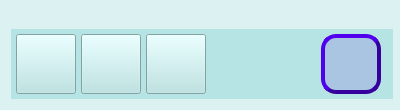
     <widget class="QWidget" name="leviWidget" native="true">
      <property name="minimumSize">
       <size>
        <width>400</width>
        <height>0</height>
       </size>
      </property>
      <property name="maximumSize">
       <size>
        <width>400</width>
        <height>16777215</height>
       </size>
      </property>
      <property name="styleSheet">
       <string notr="true">background-color: rgb(220, 242, 242);</string>
      </property>
      <layout class="QVBoxLayout" name="verticalLayout">
       <item>
        <widget class="QWidget" name="artikalWidget" native="true">
         <widget class="QFrame" name="artikliFrame">
          <property name="geometry">
           <rect>
            <x>0</x>
            <y>9</y>
            <width>381</width>
            <height>171</height>
           </rect>
          </property>
          <property name="sizePolicy">
           <sizepolicy hsizetype="Preferred" vsizetype="Preferred">
            <horstretch>0</horstretch>
            <verstretch>0</verstretch>
           </sizepolicy>
          </property>
          <property name="styleSheet">
           <string notr="true">alternate-background-color: rgb(182, 227, 227);</string>
          </property>
          <property name="frameShape">
           <enum>QFrame::StyledPanel</enum>
          </property>
          <property name="frameShadow">
           <enum>QFrame::Raised</enum>
          </property>
          <widget class="QLineEdit" name="nazivEdit">
           <property name="enabled">
            <bool>false</bool>
           </property>
           <property name="geometry">
            <rect>
             <x>0</x>
             <y>10</y>
             <width>371</width>
             <height>24</height>
            </rect>
           </property>
           <property name="font">
            <font>
             <pointsize>12</pointsize>
             <bold>true</bold>
            </font>
           </property>
           <property name="readOnly">
            <bool>true</bool>
           </property>
          </widget>
          <widget class="QLineEdit" name="sifraEdit">
           <property name="geometry">
            <rect>
             <x>0</x>
             <y>50</y>
             <width>151</width>
             <height>24</height>
            </rect>
           </property>
           <property name="font">
            <font>
             <pointsize>12</pointsize>
             <bold>true</bold>
            </font>
           </property>
           <property name="toolTip">
            <string>Pretraga po šifri, nazivu ili barkodu</string>
           </property>
           <property name="statusTip">
            <string>Pretraga po šifri, nazivu ili barkodu</string>
           </property>
           <property name="styleSheet">
            <string notr="true"/>
           </property>
          </widget>
          <widget class="QPushButton" name="btnReset">
           <property name="geometry">
            <rect>
             <x>170</x>
             <y>43</y>
             <width>34</width>
             <height>34</height>
            </rect>
           </property>
           <property name="sizePolicy">
            <sizepolicy hsizetype="Fixed" vsizetype="Fixed">
             <horstretch>0</horstretch>
             <verstretch>0</verstretch>
            </sizepolicy>
           </property>
           <property name="minimumSize">
            <size>
             <width>34</width>
             <height>34</height>
            </size>
           </property>
           <property name="maximumSize">
            <size>
             <width>34</width>
             <height>34</height>
            </size>
           </property>
           <property name="toolTip">
            <string>Pogrešan artikl, resetuj pretragu.</string>
           </property>
           <property name="statusTip">
            <string>Pogrešan artikl, resetuj pretragu.</string>
           </property>
           <property name="styleSheet">
            <string notr="true">border-style:outset;
background-color: rgb(255, 255, 255);
	border-width:2px;
	border-radius:10px;
	border-color:black;
	padding:10px;</string>
           </property>
           <property name="icon">
            <iconset>
             <normaloff>../resources/reset.png</normaloff>../resources/reset.png</iconset>
           </property>
           <property name="iconSize">
            <size>
             <width>24</width>
             <height>24</height>
            </size>
           </property>
          </widget>
          <widget class="QLineEdit" name="jmEdit">
           <property name="enabled">
            <bool>false</bool>
           </property>
           <property name="geometry">
            <rect>
             <x>260</x>
             <y>50</y>
             <width>113</width>
             <height>24</height>
            </rect>
           </property>
           <property name="sizePolicy">
            <sizepolicy hsizetype="Fixed" vsizetype="Fixed">
             <horstretch>0</horstretch>
             <verstretch>0</verstretch>
            </sizepolicy>
           </property>
           <property name="font">
            <font>
             <pointsize>12</pointsize>
            </font>
           </property>
           <property name="readOnly">
            <bool>true</bool>
           </property>
          </widget>
          <widget class="QLineEdit" name="kolicinaEdit">
           <property name="geometry">
            <rect>
             <x>0</x>
             <y>90</y>
             <width>151</width>
             <height>24</height>
            </rect>
           </property>
           <property name="font">
            <font>
             <pointsize>12</pointsize>
             <bold>true</bold>
            </font>
           </property>
           <property name="statusTip">
            <string>Količina koju kupac kupuje. Ako je jedinica mere &quot;kom&quot; moguće je uneti samo celobronu vrednost</string>
           </property>
          </widget>
          <widget class="QLineEdit" name="zalihaEdit">
           <property name="enabled">
            <bool>false</bool>
           </property>
           <property name="geometry">
            <rect>
             <x>260</x>
             <y>90</y>
             <width>113</width>
             <height>24</height>
            </rect>
           </property>
           <property name="sizePolicy">
            <sizepolicy hsizetype="Fixed" vsizetype="Fixed">
             <horstretch>0</horstretch>
             <verstretch>0</verstretch>
            </sizepolicy>
           </property>
           <property name="font">
            <font>
             <pointsize>12</pointsize>
            </font>
           </property>
           <property name="statusTip">
            <string>Trenutno stanje na zalihama.</string>
           </property>
           <property name="readOnly">
            <bool>true</bool>
           </property>
          </widget>
          <widget class="QLineEdit" name="cenaEdit">
           <property name="enabled">
            <bool>false</bool>
           </property>
           <property name="geometry">
            <rect>
             <x>0</x>
             <y>130</y>
             <width>151</width>
             <height>24</height>
            </rect>
           </property>
           <property name="sizePolicy">
            <sizepolicy hsizetype="Fixed" vsizetype="Fixed">
             <horstretch>0</horstretch>
             <verstretch>0</verstretch>
            </sizepolicy>
           </property>
           <property name="font">
            <font>
             <pointsize>12</pointsize>
             <bold>true</bold>
            </font>
           </property>
           <property name="statusTip">
            <string>Cena izabranog artikla</string>
           </property>
           <property name="readOnly">
            <bool>true</bool>
           </property>
          </widget>
         </widget>
        </widget>
       </item>
       <item>
        <widget class="QWidget" name="popustWidget" native="true">
         <property name="sizePolicy">
          <sizepolicy hsizetype="Expanding" vsizetype="Preferred">
           <horstretch>0</horstretch>
           <verstretch>0</verstretch>
          </sizepolicy>
         </property>
         <widget class="QFrame" name="popustFrame">
          <property name="geometry">
           <rect>
            <x>0</x>
            <y>0</y>
            <width>381</width>
            <height>121</height>
           </rect>
          </property>
          <property name="styleSheet">
           <string notr="true">border-bottom-color: rgb(107, 134, 134);</string>
          </property>
          <property name="frameShape">
           <enum>QFrame::StyledPanel</enum>
          </property>
          <property name="frameShadow">
           <enum>QFrame::Raised</enum>
          </property>
          <widget class="QLabel" name="label">
           <property name="geometry">
            <rect>
             <x>0</x>
             <y>10</y>
             <width>81</width>
             <height>21</height>
            </rect>
           </property>
           <property name="font">
            <font>
             <pointsize>12</pointsize>
            </font>
           </property>
           <property name="text">
            <string>Popust u %</string>
           </property>
          </widget>
          <widget class="QLineEdit" name="procPopEdit">
           <property name="geometry">
            <rect>
             <x>90</x>
             <y>10</y>
             <width>101</width>
             <height>24</height>
            </rect>
           </property>
           <property name="sizePolicy">
            <sizepolicy hsizetype="Fixed" vsizetype="Fixed">
             <horstretch>0</horstretch>
             <verstretch>0</verstretch>
            </sizepolicy>
           </property>
           <property name="font">
            <font>
             <pointsize>12</pointsize>
            </font>
           </property>
           <property name="statusTip">
            <string>Popust u procentima koji se daje kupcu.</string>
           </property>
          </widget>
          <widget class="QLineEdit" name="popustEdit">
           <property name="enabled">
            <bool>false</bool>
           </property>
           <property name="geometry">
            <rect>
             <x>230</x>
             <y>10</y>
             <width>141</width>
             <height>24</height>
            </rect>
           </property>
           <property name="font">
            <font>
             <pointsize>12</pointsize>
             <bold>true</bold>
            </font>
           </property>
           <property name="statusTip">
            <string>Vrednost popusta za izabrani artikal.</string>
           </property>
           <property name="readOnly">
            <bool>true</bool>
           </property>
          </widget>
          <widget class="QLabel" name="label_2">
           <property name="geometry">
            <rect>
             <x>0</x>
             <y>50</y>
             <width>191</width>
             <height>21</height>
            </rect>
           </property>
           <property name="font">
            <font>
             <pointsize>12</pointsize>
            </font>
           </property>
           <property name="text">
            <string>Iznos sa popustom</string>
           </property>
          </widget>
          <widget class="QLineEdit" name="iznosEdit">
           <property name="geometry">
            <rect>
             <x>230</x>
             <y>50</y>
             <width>141</width>
             <height>24</height>
            </rect>
           </property>
           <property name="sizePolicy">
            <sizepolicy hsizetype="Fixed" vsizetype="Fixed">
             <horstretch>0</horstretch>
             <verstretch>0</verstretch>
            </sizepolicy>
           </property>
           <property name="font">
            <font>
             <pointsize>12</pointsize>
            </font>
           </property>
           <property name="statusTip">
            <string>Iznos sa popustom.</string>
           </property>
          </widget>
          <widget class="QLineEdit" name="popCeoRnEdit">
           <property name="geometry">
            <rect>
             <x>230</x>
             <y>90</y>
             <width>141</width>
             <height>24</height>
            </rect>
           </property>
           <property name="sizePolicy">
            <sizepolicy hsizetype="Fixed" vsizetype="Fixed">
             <horstretch>0</horstretch>
             <verstretch>0</verstretch>
            </sizepolicy>
           </property>
           <property name="font">
            <font>
             <pointsize>12</pointsize>
            </font>
           </property>
           <property name="statusTip">
            <string>Popust u procentima na ceo račun. Kada se unese ova vrsta popusta svi ranije uneti popusti po ovom računu prestaju da važe i za svaku stavku računa se samo procenat popusta unet u ovom polju.</string>
           </property>
          </widget>
          <widget class="QLabel" name="label_3">
           <property name="geometry">
            <rect>
             <x>0</x>
             <y>90</y>
             <width>191</width>
             <height>21</height>
            </rect>
           </property>
           <property name="font">
            <font>
             <pointsize>12</pointsize>
            </font>
           </property>
           <property name="text">
            <string>Popust na ceo račun sa %</string>
           </property>
          </widget>
         </widget>
         <widget class="QFrame" name="korpaFrame">
          <property name="geometry">
           <rect>
            <x>0</x>
            <y>120</y>
            <width>381</width>
            <height>51</height>
           </rect>
          </property>
          <property name="frameShape">
           <enum>QFrame::StyledPanel</enum>
          </property>
          <property name="frameShadow">
           <enum>QFrame::Raised</enum>
          </property>
          <widget class="QPushButton" name="btnKorpa">
           <property name="geometry">
            <rect>
             <x>90</x>
             <y>3</y>
             <width>181</width>
             <height>42</height>
            </rect>
           </property>
           <property name="font">
            <font>
             <pointsize>12</pointsize>
             <bold>true</bold>
            </font>
           </property>
           <property name="statusTip">
            <string>Dodaj artikal u tabelu</string>
           </property>
           <property name="styleSheet">
            <string notr="true">QPushButton#btnKorpa {
	border-style:outset;
	background-color: rgb(107, 134, 134);
	color: white; /* Bela boja teksta */
	border-width:2px;
	border-radius:10px;
	border-color:black;
	padding:10px;
}
QPushButton#btnKorpa:hover {
   	background-color: rgb(127, 175, 176);
	color: #0523a8;
	font-size: 18px; /* Veličina fonta */
}
QPushButton#btnKorpa:pressed {
    background-color:#CEE5FD; /* Plava */
	color: white; /* Bela boja teksta */
}</string>
           </property>
           <property name="text">
            <string>     U Korpu</string>
           </property>
           <property name="icon">
            <iconset>
             <normaloff>../resources/basket1.png</normaloff>../resources/basket1.png</iconset>
           </property>
           <property name="iconSize">
            <size>
             <width>24</width>
             <height>24</height>
            </size>
           </property>
           <property name="shortcut">
            <string>+</string>
           </property>
          </widget>
         </widget>
        </widget>
       </item>
       <item>
        <widget class="QWidget" name="naplataWidget" native="true">
         <property name="sizePolicy">
          <sizepolicy hsizetype="Expanding" vsizetype="Preferred">
           <horstretch>0</horstretch>
           <verstretch>0</verstretch>
          </sizepolicy>
         </property>
         <widget class="QFrame" name="naplataFrame">
          <property name="geometry">
           <rect>
            <x>0</x>
            <y>0</y>
            <width>381</width>
            <height>181</height>
           </rect>
          </property>
          <property name="sizePolicy">
           <sizepolicy hsizetype="Preferred" vsizetype="Preferred">
            <horstretch>0</horstretch>
            <verstretch>0</verstretch>
           </sizepolicy>
          </property>
          <property name="frameShape">
           <enum>QFrame::StyledPanel</enum>
          </property>
          <property name="frameShadow">
           <enum>QFrame::Raised</enum>
          </property>
          <widget class="QLineEdit" name="gotovinaEdit">
           <property name="geometry">
            <rect>
             <x>140</x>
             <y>10</y>
             <width>111</width>
             <height>24</height>
            </rect>
           </property>
           <property name="sizePolicy">
            <sizepolicy hsizetype="Fixed" vsizetype="Fixed">
             <horstretch>0</horstretch>
             <verstretch>0</verstretch>
            </sizepolicy>
           </property>
           <property name="font">
            <font>
             <pointsize>12</pointsize>
             <bold>true</bold>
            </font>
           </property>
           <property name="statusTip">
            <string>Deo iznosa ili ceo iznos računa koji kupac plaća gotovinom.</string>
           </property>
          </widget>
          <widget class="QLabel" name="label_4">
           <property name="geometry">
            <rect>
             <x>10</x>
             <y>10</y>
             <width>121</width>
             <height>21</height>
            </rect>
           </property>
           <property name="font">
            <font>
             <pointsize>12</pointsize>
            </font>
           </property>
           <property name="text">
            <string>Gotovina</string>
           </property>
          </widget>
          <widget class="QLineEdit" name="karticaEdit">
           <property name="geometry">
            <rect>
             <x>140</x>
             <y>40</y>
             <width>111</width>
             <height>24</height>
            </rect>
           </property>
           <property name="sizePolicy">
            <sizepolicy hsizetype="Fixed" vsizetype="Fixed">
             <horstretch>0</horstretch>
             <verstretch>0</verstretch>
            </sizepolicy>
           </property>
           <property name="font">
            <font>
             <pointsize>12</pointsize>
             <bold>true</bold>
            </font>
           </property>
           <property name="statusTip">
            <string>Deo iznosa ili ceo iznos računa koji kupac plaća karticom.</string>
           </property>
          </widget>
          <widget class="QLabel" name="label_5">
           <property name="geometry">
            <rect>
             <x>10</x>
             <y>40</y>
             <width>121</width>
             <height>21</height>
            </rect>
           </property>
           <property name="font">
            <font>
             <pointsize>12</pointsize>
            </font>
           </property>
           <property name="text">
            <string>Kartica</string>
           </property>
          </widget>
          <widget class="QLineEdit" name="cekEdit">
           <property name="geometry">
            <rect>
             <x>140</x>
             <y>70</y>
             <width>111</width>
             <height>24</height>
            </rect>
           </property>
           <property name="sizePolicy">
            <sizepolicy hsizetype="Fixed" vsizetype="Fixed">
             <horstretch>0</horstretch>
             <verstretch>0</verstretch>
            </sizepolicy>
           </property>
           <property name="font">
            <font>
             <pointsize>12</pointsize>
             <bold>true</bold>
            </font>
           </property>
           <property name="statusTip">
            <string>Deo iznosa ili ceo iznos računa koji kupac plaća čekom ili čekovima.</string>
           </property>
          </widget>
          <widget class="QLabel" name="label_6">
           <property name="geometry">
            <rect>
             <x>10</x>
             <y>70</y>
             <width>121</width>
             <height>21</height>
            </rect>
           </property>
           <property name="font">
            <font>
             <pointsize>12</pointsize>
            </font>
           </property>
           <property name="text">
            <string>Ček</string>
           </property>
          </widget>
          <widget class="QLineEdit" name="racunEdit">
           <property name="geometry">
            <rect>
             <x>140</x>
             <y>100</y>
             <width>111</width>
             <height>24</height>
            </rect>
           </property>
           <property name="sizePolicy">
            <sizepolicy hsizetype="Fixed" vsizetype="Fixed">
             <horstretch>0</horstretch>
             <verstretch>0</verstretch>
            </sizepolicy>
           </property>
           <property name="font">
            <font>
             <pointsize>12</pointsize>
             <bold>true</bold>
            </font>
           </property>
           <property name="statusTip">
            <string>Deo iznosa ili ceo iznos računa koji kupac plaća prenosom na račun. Potrebno je uneti identifikaciju kupca u polje &quot;Kupac&quot; klikom na dugme izaberi kupca.</string>
           </property>
          </widget>
          <widget class="QLabel" name="label_7">
           <property name="geometry">
            <rect>
             <x>10</x>
             <y>100</y>
             <width>121</width>
             <height>21</height>
            </rect>
           </property>
           <property name="font">
            <font>
             <pointsize>12</pointsize>
            </font>
           </property>
           <property name="text">
            <string>Prenos na račun</string>
           </property>
          </widget>
          <widget class="QLineEdit" name="kupacEdit">
           <property name="enabled">
            <bool>false</bool>
           </property>
           <property name="geometry">
            <rect>
             <x>140</x>
             <y>150</y>
             <width>191</width>
             <height>21</height>
            </rect>
           </property>
           <property name="sizePolicy">
            <sizepolicy hsizetype="Fixed" vsizetype="Fixed">
             <horstretch>0</horstretch>
             <verstretch>0</verstretch>
            </sizepolicy>
           </property>
           <property name="font">
            <font>
             <pointsize>12</pointsize>
            </font>
           </property>
           <property name="readOnly">
            <bool>true</bool>
           </property>
          </widget>
          <widget class="QLabel" name="label_8">
           <property name="geometry">
            <rect>
             <x>10</x>
             <y>150</y>
             <width>81</width>
             <height>21</height>
            </rect>
           </property>
           <property name="font">
            <font>
             <pointsize>12</pointsize>
            </font>
           </property>
           <property name="text">
            <string>Kupac</string>
           </property>
          </widget>
          <widget class="QPushButton" name="btnStampa">
           <property name="geometry">
            <rect>
             <x>270</x>
             <y>30</y>
             <width>90</width>
             <height>90</height>
            </rect>
           </property>
           <property name="font">
            <font>
             <pointsize>12</pointsize>
             <bold>true</bold>
            </font>
           </property>
           <property name="statusTip">
            <string>Kada su svi potrebni parametri za štampu fiskalnog računa ispunjeni na ovo dugme štampate fiskalni račun za kupca. Štampa je moguća samo ako je zbir svih vrsta plaćanja jednak ili veći ukupnom iznosu računa.</string>
           </property>
           <property name="styleSheet">
            <string notr="true">QPushButton#btnStampa {
	background-color: #b30b00;
	color: rgb(255, 255, 255);
    border-style:outset;
	border-width:2px;
	border-radius:10px;
	border-color:black;
	padding:10px;
}
QPushButton#btnStampa:hover {
    background-color: #e60c00; 
}
QPushButton#btnStampa:pressed {
    background-color:#ab0900; 
}</string>
           </property>
           <property name="text">
            <string>Štampa
fiskalnog
računa</string>
           </property>
           <property name="iconSize">
            <size>
             <width>48</width>
             <height>48</height>
            </size>
           </property>
           <property name="shortcut">
            <string>F9</string>
           </property>
          </widget>
          <widget class="QLineEdit" name="tipEdit">
           <property name="enabled">
            <bool>false</bool>
           </property>
           <property name="geometry">
            <rect>
             <x>100</x>
             <y>150</y>
             <width>31</width>
             <height>21</height>
            </rect>
           </property>
           <property name="font">
            <font>
             <pointsize>12</pointsize>
            </font>
           </property>
           <property name="readOnly">
            <bool>true</bool>
           </property>
          </widget>
          <widget class="QPushButton" name="brisiKupcaBtn">
           <property name="geometry">
            <rect>
             <x>330</x>
             <y>150</y>
             <width>31</width>
             <height>24</height>
            </rect>
           </property>
           <property name="toolTip">
            <string>Briši izabranog kupca</string>
           </property>
           <property name="statusTip">
            <string>Briši izabranog kupca</string>
           </property>
           <property name="styleSheet">
            <string notr="true"/>
           </property>
           <property name="text">
            <string/>
           </property>
           <property name="icon">
            <iconset>
             <normaloff>../resources/cancel.png</normaloff>../resources/cancel.png</iconset>
           </property>
           <property name="iconSize">
            <size>
             <width>24</width>
             <height>24</height>
            </size>
           </property>
          </widget>
         </widget>
        </widget>
       </item>
       <item>
        <widget class="QWidget" name="kupciWidget" native="true">
         <property name="minimumSize">
          <size>
           <width>382</width>
           <height>70</height>
          </size>
         </property>
         <property name="maximumSize">
          <size>
           <width>382</width>
           <height>70</height>
          </size>
         </property>
         <property name="styleSheet">
          <string notr="true">background-color: rgb(182, 227, 227);
border-color: rgb(35, 35, 35);</string>
         </property>
         <widget class="QPushButton" name="btnKupac1">
          <property name="geometry">
           <rect>
            <x>5</x>
            <y>5</y>
            <width>60</width>
            <height>60</height>
           </rect>
          </property>
          <property name="minimumSize">
           <size>
            <width>60</width>
            <height>60</height>
           </size>
          </property>
          <property name="maximumSize">
           <size>
            <width>60</width>
            <height>60</height>
           </size>
          </property>
          <property name="toolTip">
           <string>Kupac 1</string>
          </property>
          <property name="statusTip">
           <string>Kupac broj 1.</string>
          </property>
          <property name="styleSheet">
           <string notr="true"/>
          </property>
          <property name="text">
           <string/>
          </property>
          <property name="icon">
           <iconset>
            <normaloff>../resources/kupac.png</normaloff>../resources/kupac.png</iconset>
          </property>
          <property name="iconSize">
           <size>
            <width>48</width>
            <height>89</height>
           </size>
          </property>
         </widget>
         <widget class="QPushButton" name="btnKupac2">
          <property name="geometry">
           <rect>
            <x>70</x>
            <y>5</y>
            <width>60</width>
            <height>60</height>
           </rect>
          </property>
          <property name="minimumSize">
           <size>
            <width>60</width>
            <height>60</height>
           </size>
          </property>
          <property name="maximumSize">
           <size>
            <width>60</width>
            <height>60</height>
           </size>
          </property>
          <property name="toolTip">
           <string>Kupac 2</string>
          </property>
          <property name="statusTip">
           <string>Kupac broj 2.</string>
          </property>
          <property name="styleSheet">
           <string notr="true"/>
          </property>
          <property name="text">
           <string/>
          </property>
          <property name="icon">
           <iconset>
            <normaloff>../resources/kupac.png</normaloff>../resources/kupac.png</iconset>
          </property>
          <property name="iconSize">
           <size>
            <width>48</width>
            <height>48</height>
           </size>
          </property>
         </widget>
         <widget class="QPushButton" name="btnKupac3">
          <property name="geometry">
           <rect>
            <x>135</x>
            <y>5</y>
            <width>60</width>
            <height>60</height>
           </rect>
          </property>
          <property name="minimumSize">
           <size>
            <width>60</width>
            <height>60</height>
           </size>
          </property>
          <property name="maximumSize">
           <size>
            <width>60</width>
            <height>60</height>
           </size>
          </property>
          <property name="toolTip">
           <string>Kupac 3</string>
          </property>
          <property name="statusTip">
           <string>Kupac broj 3.</string>
          </property>
          <property name="styleSheet">
           <string notr="true"/>
          </property>
          <property name="text">
           <string/>
          </property>
          <property name="icon">
           <iconset>
            <normaloff>../resources/kupac.png</normaloff>../resources/kupac.png</iconset>
          </property>
          <property name="iconSize">
           <size>
            <width>48</width>
            <height>48</height>
           </size>
          </property>
         </widget>
         <widget class="QPushButton" name="btnIzaberiKupca">
          <property name="geometry">
           <rect>
            <x>310</x>
            <y>5</y>
            <width>60</width>
            <height>60</height>
           </rect>
          </property>
          <property name="minimumSize">
           <size>
            <width>60</width>
            <height>60</height>
           </size>
          </property>
          <property name="maximumSize">
           <size>
            <width>60</width>
            <height>60</height>
           </size>
          </property>
          <property name="toolTip">
           <string>Izaberi kupca</string>
          </property>
          <property name="statusTip">
           <string>Klikom na ovo dugme otvara se prozor na kome možete identifikovati kupca na način kako je to zakonodavac predvideo (PIB, JMBG, BPG,...). Identifikacija kupca je obavezna ukoliko kupac plaća robu prenosom na račun ili u slučaju zahteva kupca npr. za gotovinski račun.</string>
          </property>
          <property name="styleSheet">
           <string notr="true">QPushButton#btnIzaberiKupca {
    background-color: #A9C5E2;
    color: white; /* Bela boja teksta */
    font-size: 20px; /* Veličina fonta */
    font-weight: bold; /* Podebljani tekst */
    border-style:outset;
	border-width:4px;
	border-color: rgb(53, 0, 158);
	border-radius:15px;
	padding:10px;
}
QPushButton#btnIzaberiKupca:hover {
    background-color: #feffd8; /* Svetlija zelena kad se prelazi mišem */
color: red; /* Crvena boja teksta */
font-size: 22px; /* Veličina fonta */
}
QPushButton#btnIzaberiKupca:pressed {
    background-color:#CEE5FD; /* Plava */
color: white; /* Crvena boja teksta */
font-size: 22px; /* Veličina fonta */
}</string>
          </property>
          <property name="text">
           <string/>
          </property>
          <property name="icon">
           <iconset>
            <normaloff>../resources/kupci.png</normaloff>../resources/kupci.png</iconset>
          </property>
          <property name="iconSize">
           <size>
            <width>48</width>
            <height>48</height>
           </size>
          </property>
         </widget>
        </widget>
       </item>
      </layout>
     </widget>
